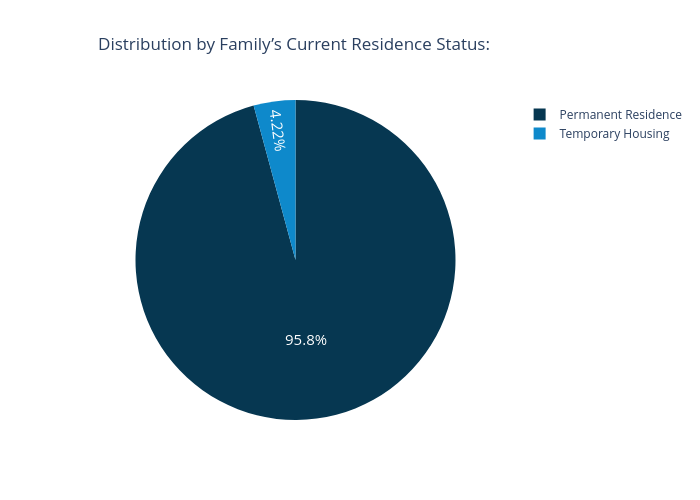

Notebook source saved alongside this figure:
### Markdown cell above
<div dir='rtl'>
  <strong style="font-size: 18px;">התפלגות לפי מצב מגורים נוכחי של המשפחה:</strong>
</div>
<div dir='rtl'>
    התרשים מציג את פילוג המשתתפים בהתאם למצב המגורים הנוכחי שלהם על מנת להציג את נתח אוכלוסיית המדגם שפונו מבתיהם.   
  </p>
</div>

### Code cell
res_counts = df["Family’s Current Residence"].value_counts() 
fig = go.Figure(data=[go.Pie(labels= res_counts.index, marker_colors=['063751', '0E89CB'], values=res_counts.values, textfont_size=15)])
fig.update_layout(width=700, height=500, title='Distribution by Family’s Current Residence Status:', title_x=0.42)
fig.show()

### Figure 1 — Plotly figure (JSON) as saved in the notebook; plotly's stock layout.template omitted (floating-point values rounded to 4 significant figures)
{"data": [{"labels": ["Permanent Residence", "Temporary Housing"], "marker": {"colors": ["063751", "0E89CB"]}, "textfont": {"size": 15}, "type": "pie", "values": [159, 7]}], "layout": {"height": 500, "title": {"text": "Distribution by Family’s Current Residence Status:", "x": 0.42}, "width": 700}}
